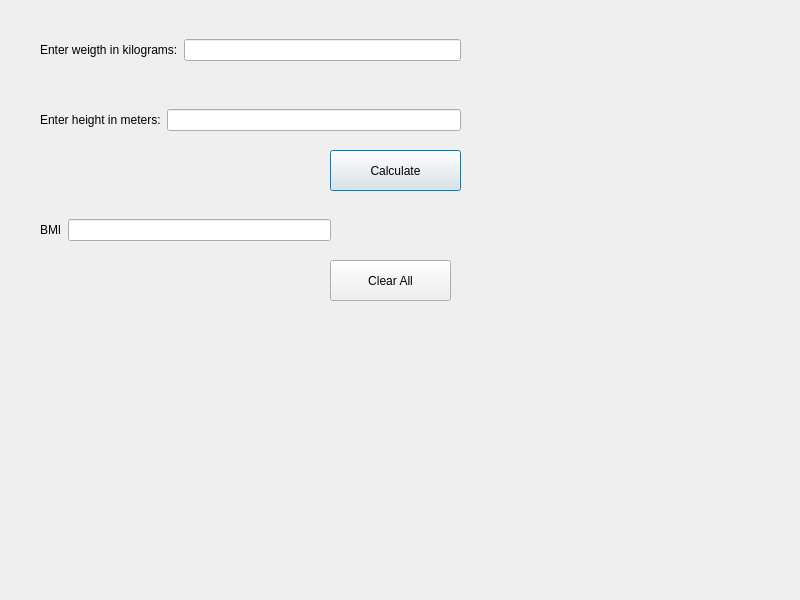
<?xml version="1.0" encoding="UTF-8"?>
<ui version="4.0">
 <class>Dialog</class>
 <widget class="QDialog" name="Dialog">
  <property name="geometry">
   <rect>
    <x>0</x>
    <y>0</y>
    <width>800</width>
    <height>600</height>
   </rect>
  </property>
  <property name="windowTitle">
   <string>Dialog</string>
  </property>
  <widget class="QPushButton" name="calculate">
   <property name="geometry">
    <rect>
     <x>330</x>
     <y>150</y>
     <width>131</width>
     <height>41</height>
    </rect>
   </property>
   <property name="text">
    <string>Calculate</string>
   </property>
  </widget>
  <widget class="QPushButton" name="clear_all">
   <property name="geometry">
    <rect>
     <x>330</x>
     <y>260</y>
     <width>121</width>
     <height>41</height>
    </rect>
   </property>
   <property name="text">
    <string>Clear All</string>
   </property>
  </widget>
  <widget class="QWidget" name="horizontalLayoutWidget">
   <property name="geometry">
    <rect>
     <x>40</x>
     <y>10</y>
     <width>421</width>
     <height>80</height>
    </rect>
   </property>
   <layout class="QHBoxLayout" name="horizontalLayout">
    <item>
     <widget class="QLabel" name="label_kg">
      <property name="text">
       <string>Enter weigth in kilograms:</string>
      </property>
     </widget>
    </item>
    <item>
     <widget class="QLineEdit" name="input_kg"/>
    </item>
   </layout>
  </widget>
  <widget class="QWidget" name="horizontalLayoutWidget_2">
   <property name="geometry">
    <rect>
     <x>40</x>
     <y>80</y>
     <width>421</width>
     <height>80</height>
    </rect>
   </property>
   <layout class="QHBoxLayout" name="horizontalLayout_2">
    <item>
     <widget class="QLabel" name="label_m">
      <property name="text">
       <string>Enter height in meters:</string>
      </property>
     </widget>
    </item>
    <item>
     <widget class="QLineEdit" name="input_m"/>
    </item>
   </layout>
  </widget>
  <widget class="QWidget" name="horizontalLayoutWidget_3">
   <property name="geometry">
    <rect>
     <x>40</x>
     <y>190</y>
     <width>291</width>
     <height>80</height>
    </rect>
   </property>
   <layout class="QHBoxLayout" name="horizontalLayout_3">
    <item>
     <widget class="QLabel" name="label_bmi">
      <property name="text">
       <string>BMI</string>
      </property>
     </widget>
    </item>
    <item>
     <widget class="QLineEdit" name="output_bmi"/>
    </item>
   </layout>
  </widget>
 </widget>
 <resources/>
 <connections/>
</ui>
